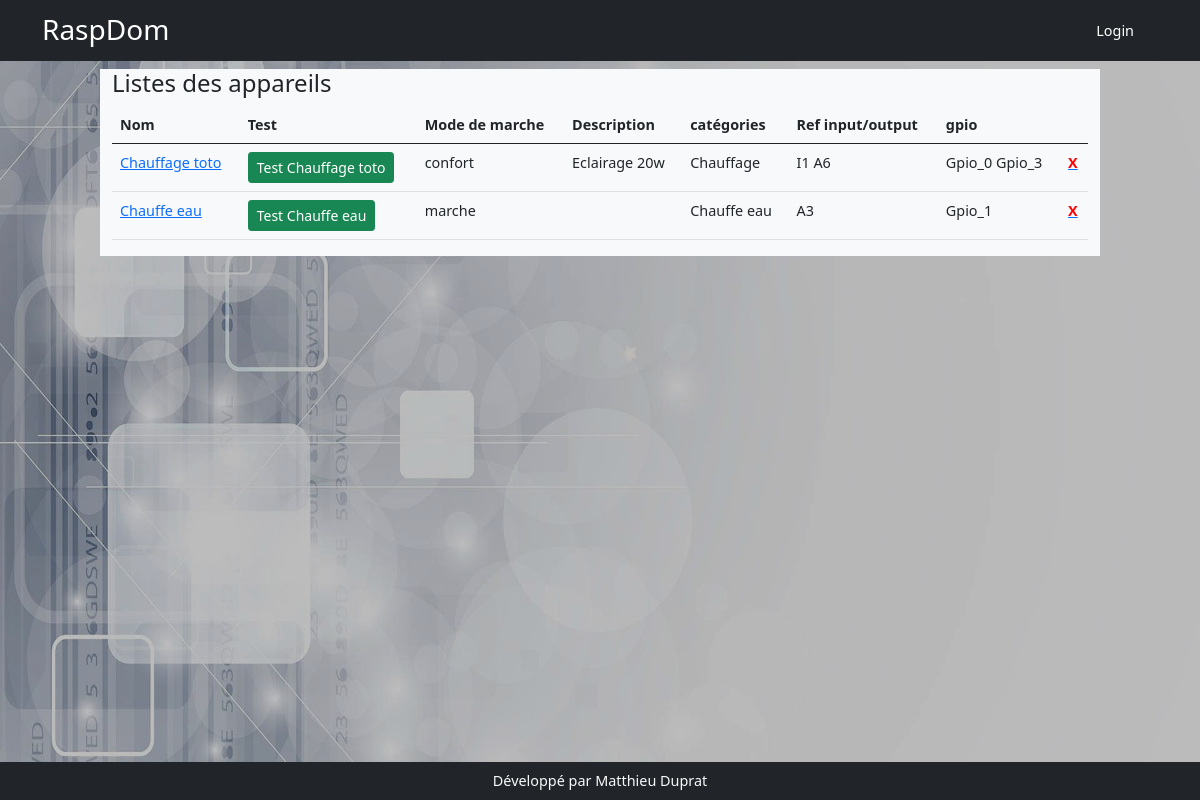
Page /appareils on the earlier database version.
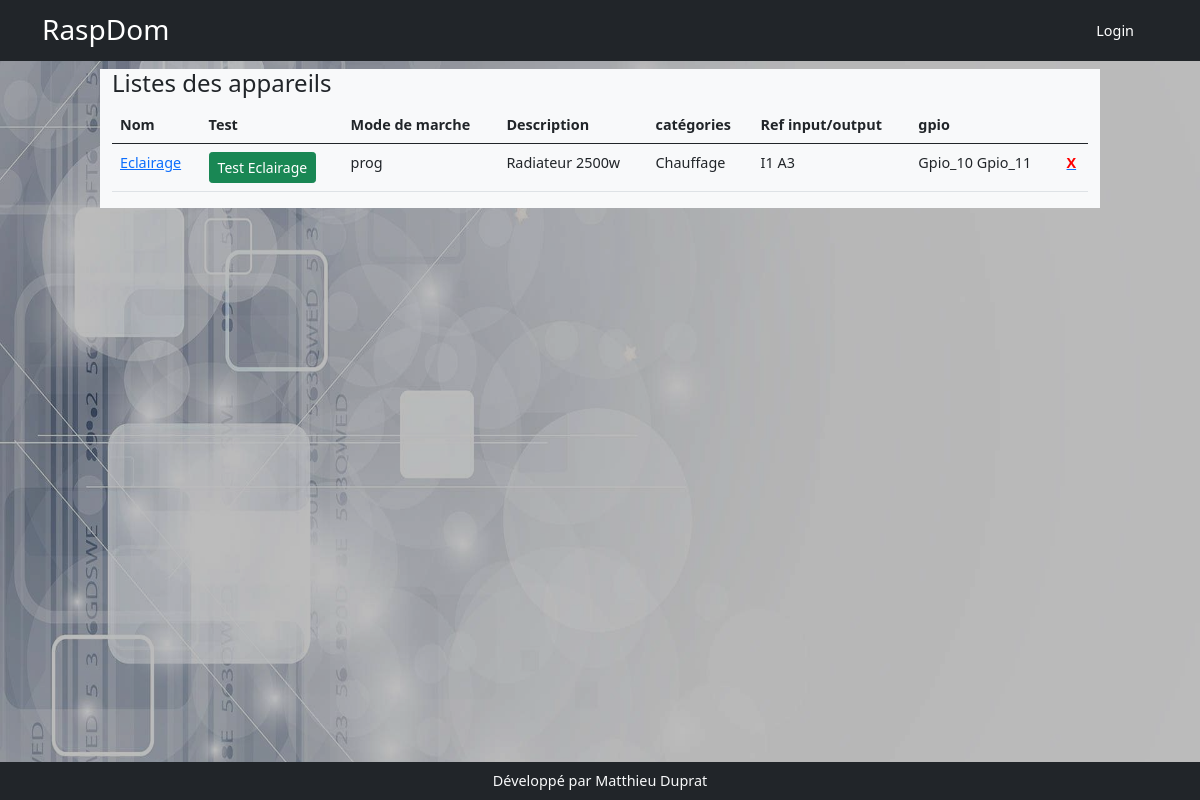
Same page on the later database version.
### models.py (models this page shows, shortened)
class Appareil(db.Model):
    id = db.Column(db.Integer, primary_key=True)
    nom = db.Column(db.String(200))
    description = db.Column(db.String(200))
    categorieappareil = db.Column(db.String(200), nullable=True)
    sortie = db.Column(db.String(200), nullable=True)
    image = db.Column(db.String(200), nullable=True)
    gpios = db.relationship('Gpio', backref='appareil', lazy=True)
    order_gpio = db.Column(db.String(200))
    nbre_gpio = db.Column(db.Integer)
    programmations = db.relationship('Programmation', backref='appareil_programmation', lazy=True)
    mode_de_marche = db.relationship('ModeDeMarche',  uselist=False,  backref='appareil_mode_de_marche', lazy=True)
    auto = db.relationship('Auto', uselist=False, backref='appareil_auto', lazy=True)
    sonde_id = db.Column(db.Integer, db.ForeignKey('sonde.id'))
    sonde = db.relationship('Sonde', uselist=False, backref='appareil_sonde', lazy=True)
    manuel = db.relationship('Manuel', uselist=False, backref='appareil_ordre', lazy=True)
    label = db.Column(db.String(250))
    sonde_actived = db.Column(db.Boolean,default=False, nullable=False)
    mf = db.relationship('Mf',  cascade="delete",uselist=False, backref='app_mf', lazy=True)

class ModeDeMarche(db.Model):
    id = db.Column(db.Integer, primary_key=True)
    appareil_id = db.Column(db.Integer,db.ForeignKey('appareil.id'), nullable=False)
    mode_de_marche = db.Column(db.String(200), default='off')

class Gpio(db.Model):
    id = db.Column(db.Integer, primary_key=True)
    nom = db.Column(db.String(200))
    mode = db.Column(db.String(10))
    valeur = db.Column(db.String(10))
    info = db.Column(db.String(200))
    appareil_id = db.Column(db.Integer, db.ForeignKey('appareil.id'), nullable=True, default='')

### app.py (the view)
@app.route('/appareils')
def appareils():
    appareils = Appareil.query.order_by('nom')
    return render_template('appareil/appareils.html', appareils=appareils)

### templates/appareil/appareils.html
{% extends 'base.html' %}
{% block content %}
<div class="row">
    <div class="col-md-10 mx-auto  bg-light">
        <h4>Listes des appareils</h4>
        <table class="table">
            <thead>
                <tr>
                    <th>Nom</th>
                    <th>Test</th>
                    <th>Mode de marche</th>
                    <th>Description</th>
                    <th>catégories</th>
                    <th>Ref input/output</th>
                    <th>gpio</th>
                    <th></th>
                </tr>
            </thead>
            <tbody>{% for appareil in appareils %}
                <tr>
                    <td><a href="{{url_for('edit_appareil', appareil_id=appareil.id)}}">{{appareil.nom}}</a> </td>
                    <td><a class="btn btn-success btn-sm" href="{{ url_for('test', appareil_id=appareil.id)}}">Test {{appareil.nom}}</a></td>
                    <td>{{ appareil.mode_de_marche.mode_de_marche}}</td>
                    <td>{{ appareil.description}}</td>
                    <td>{{appareil.label}}</td>
                    <td>{% for data in appareil.gpios if data %} {{data.nom}}{% endfor %}</td>
                    <td>{% for data in appareil.gpios if data %} {{data.valeur}} {% endfor %}</td>
                    <td><a href="{{url_for('delete_appareil', appareil_id=appareil.id)}}"><b style="color:red">X</b></a></td>
                </tr>{% endfor %}
            </tbody>
        </table>
    </div>
</div>
{% endblock %}

### templates/base.html (shortened to what this page needs)
<!DOCTYPE html>
<html lang="fr">
    <head>
        <link href="{{ url_for('static', filename='css/styles.css') }}" rel="stylesheet" />
    </head>
    <body>
    <img id="img-bck" src="{{ url_for('static', filename='assets/domo.jpg') }}">
        <nav class="navbar navbar-expand-lg navbar-dark bg-dark">
            <div class="container">
                <a class="navbar-brand" href="{{url_for('index')}}">
          <span class="h3">RaspDom</span></a>
                <div class="collapse navbar-collapse" id="navbarSupportedContent">
                    <ul class="navbar-nav ms-auto mb-2 mb-lg-0">
                        {% if current_user.is_authenticated %}
                         <li class="nav-item" ><a class="nav-link" href="{{ url_for('index')}}">Home</a></li>
                        <li class="nav-item dropdown">
                            <a class="nav-link dropdown-toggle" id="navbarDropdown" href="#" role="button" data-bs-toggle="dropdown" aria-expanded="false">Appareil</a>
                            <ul class="dropdown-menu dropdown-menu-end" aria-labelledby="navbarDropdown">
                                <li><a class="dropdown-item" href="{{ url_for('appareil')}}">Appareil</a></li>
                                <li><a class="dropdown-item" href="{{ url_for('appareils')}}">Listes des appareils</a></li>
                            </ul>
                        </li>
                        <li class="nav-item dropdown">
                            <a class="nav-link dropdown-toggle" id="navbarDropdown" href="#" role="button" data-bs-toggle="dropdown" aria-expanded="false">GPIO</a>
                            <ul class="dropdown-menu dropdown-menu-end" aria-labelledby="navbarDropdown">
                                <li><a class="dropdown-item" href="{{ url_for('sondes')}}">Sondes</a></li>
                                <li><a class="dropdown-item" href="{{ url_for('gpios')}}">Liste des GPIOs</a></li>
                            </ul>
                        </li>
                        <li class="nav-item dropdown">
                            <a class="nav-link dropdown-toggle" id="navbarDropdown" href="#" role="button" data-bs-toggle="dropdown" aria-expanded="false">Programmation</a>
                            <ul class="dropdown-menu dropdown-menu-end" aria-labelledby="navbarDropdown">
                                <li><a class="dropdown-item" href="{{ url_for('add_programmation')}}">Programmation</a></li>
                                <li><a class="dropdown-item" href="{{ url_for('liste_programmations')}}">Liste des programmations</a></li>
                            </ul>
                        </li>
                        <li class="nav-item"><a class="nav-link active" aria-current="page" href="{{url_for('user')}}">Add user</a></li>
                        <li class="nav-item"><a class="nav-link active" aria-current="page" href="{{url_for('users')}}">Users</a></li>
                        <li class="nav-item"><a class="nav-link active" aria-current="page" href="{{url_for('logout')}}">Logout</a></li>
                        <li class="nav-item"><a class="nav-link" href="{{url_for('profil')}}">{{current_user.username}}</a></li>
                        {% else %}
                            <li class="nav-item"><a class="nav-link active" aria-current="page" href="{{url_for('login')}}">Login</a></li>
                        {% endif %}
                        <li class="nav-item nav-link active" id="dateMachine"></li>
                    </ul>
                </div>
            </div>
        </nav>
        <div class="container-fluid pt-2" style="max-height:84vh; overflow:auto">
            {% block content %}
            {% endblock %}
        </div>
        <div class="bg-dark text-light text-center py-2" style="position:absolute; width:100%; bottom:0px">
            Développé par Matthieu Duprat
        </div>
    </body>
</html>

Differences in the rows shown:
removed Appareil: nom "Chauffage toto", mode_de_marche.mode_de_marche "confort", description "Eclairage 20w", label "Chauffage"
removed Gpio: nom "I1", valeur "Gpio_0"
removed Gpio: nom "A6", valeur "Gpio_3"
removed Appareil: nom "Chauffe eau", mode_de_marche.mode_de_marche "marche", label "Chauffe eau"
removed Gpio: nom "A3", valeur "Gpio_1"
added Appareil: nom "Eclairage", mode_de_marche.mode_de_marche "prog", description "Radiateur 2500w", label "Chauffage"
added Gpio: nom "I1", valeur "Gpio_10"
added Gpio: nom "A3", valeur "Gpio_11"
